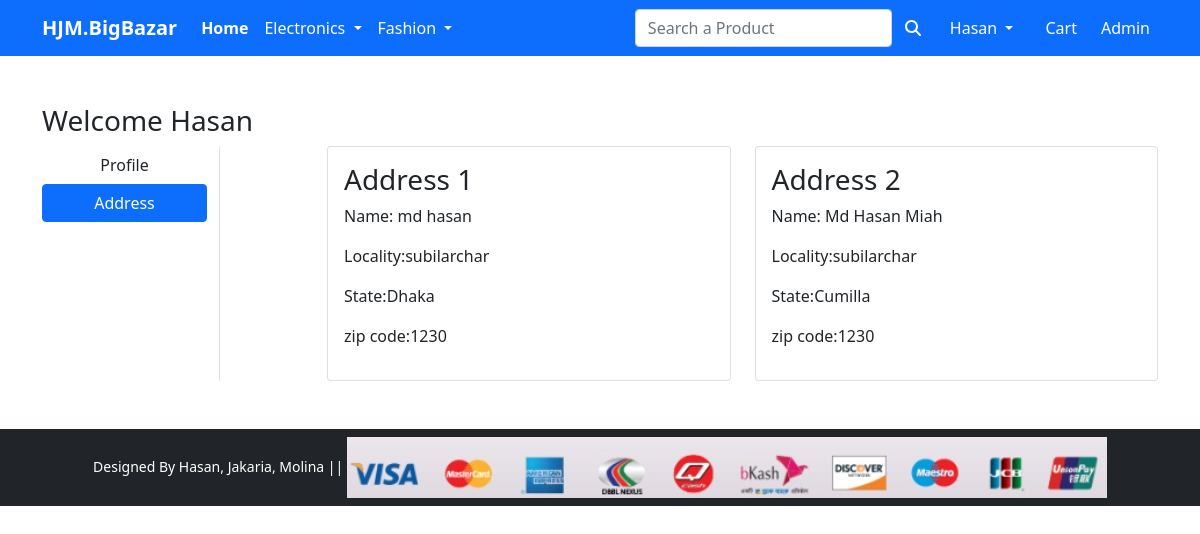
The page /address/ (signed in) on the database its author committed.
### app/models.py (models this page shows, shortened)
class Customer(models.Model):
 user = models.ForeignKey(User, on_delete=models.CASCADE)
 name = models.CharField(max_length=200)
 locality = models.CharField(max_length=200)
 city = models.CharField(max_length=50)
 zipcode = models.IntegerField()
 state = models.CharField(choices=STATE_CHOICES, max_length=50)

### app/views.py (the view)
# urls.py: path('address/', views.address, name='address'),
@login_required
def address(request):
 add = Customer.objects.filter(user=request.user)
 return render(request, 'app/address.html', {'add': add, 'active': 'btn-primary'})

### app/templates/app/address.html (shortened to what this page needs)
{% extends 'app/base.html' %}
{% load static %}
{% block main-content %}
<div class="container my-5">
 <div class="row">
 <h3>Welcome <span class="text-capitalize"> {{request.user}}</span></h3>
  <div class="col-sm-2 border-end">
   <ul class="list-unstyled">
    <li class="d-grid"><a href="{% url 'profile' %}" class="btn ">Profile</a></li>
    <li class="d-grid"><a href="{% url 'address' %}" class="btn {{active}}">Address</a></li>
   </ul>
  </div>
  <div class="col-sm-9 offset-sm-1">
   <div class="row">
    {% for ad in add %}
    <div class="col-sm-6">
     <div class="card">
      <div class="card-body">
       <h3>Address {{forloop.counter}}</h3>
       <p>Name: {{ad.name}}</p>
       <p>Locality:{{ad.locality}}</p>
       <p>State:{{ad.state}}</p>
       <p>zip code:{{ad.zipcode}}</p>
      </div>
     </div>
    </div>
    {% endfor %}
   </div>
  </div>
 </div>
</div>
{% endblock main-content %}

### app/templates/app/base.html (shortened to what this page needs)
<!doctype html>
{% load static %}
<html lang="en">
  <head>
    <link href="https://cdn.jsdelivr.net/npm/bootstrap@5.0.0-beta1/dist/css/bootstrap.min.css" rel="stylesheet">
    <link rel="stylesheet" href="{% static 'app/css/owl.carousel.min.css' %}">
    <link rel="stylesheet" href="{% static 'app/css/all.min.css' %}">
    <link rel="stylesheet" href="{% static 'app/css/style.css' %}">
        <link href="https://cdn.jsdelivr.net/npm/bootstrap@5.1.3/dist/css/bootstrap.min.css" rel="stylesheet">
  </head>
  <body>
    <nav class="navbar navbar-expand-lg navbar-light bg-primary">
     <div class="container">
       <a class="navbar-brand text-white  fw-bold" href="/">HJM.BigBazar</a>
       <div class="collapse navbar-collapse" id="navbarSupportedContent">
         <ul class="navbar-nav me-auto mb-2 mb-lg-0">
           <li class="nav-item">
             <a class="nav-link active text-white fw-bold" aria-current="page" href="/">Home</a>
           </li>
           <li class="nav-item dropdown">
             <a class="nav-link dropdown-toggle text-white" href="#" id="electronicsDropdown" role="button" data-bs-toggle="dropdown" aria-expanded="false">
               Electronics
             </a>
           </li>
           <li class="nav-item dropdown">
             <a class="nav-link dropdown-toggle text-white" href="#" id="fashionDropdown" role="button" data-bs-toggle="dropdown" aria-expanded="false">
               Fashion
             </a>
           </li>
         </ul>
         <form method="get" action="/search/" class="d-flex">
          <div class="form-group">
            <input type="text" class="form-control" name="query" id="query" placeholder="Search a Product">
           </div>
           <button type="submit" class="btn btn-primary"><i class="fa fa-search"></i></button>
         </form>
         <div>
          <ul class="navbar-nav me-auto mb-2 mb-lg-0">
          {% if request.user.is_authenticated %}
           <li class="nav-item dropdown mx-2">
              <a class="nav-link dropdown-toggle text-white" href="#" id="profileDropdown" role="button" data-bs-toggle="dropdown" aria-expanded="false">
                {{request.user.username|capfirst}}
              </a>
            </li>
            <li class="nav-item mx-2">
             <a href="{% url 'showcart' %}" class="nav-link text-white"> Cart </a>
            </li>
          {% endif %}
          <li class="nav-item dropdown">
            <a href="http://127.0.0.1:8000/admin/login/?next=/admin/"  class="nav-link text-white">Admin</a>
            </ul>
         </div>
       </div>
     </div>
    </nav>
    {% block main-content %} {% endblock main-content %}
    <footer class="container-fluid bg-dark text-center p-2 mt-5">
        <small class="text-white"> Designed By Hasan, Jakaria, Molina || </small>
        <img src="{% static 'app/images/payment1.png' %}" alt="" srcset="" class="img-fluid" height="2px">
    </footer>
  </body>
</html>

### rows shown on the page
Customer: name "md hasan", locality "subilarchar", state "Dhaka", zipcode "1230"
Customer: name "Md Hasan Miah", locality "subilarchar", state "Cumilla", zipcode "1230"

### other values the page prints
{{ request.user.username|capfirst }} "Hasan"
{{ request.user }} "Hasan"
